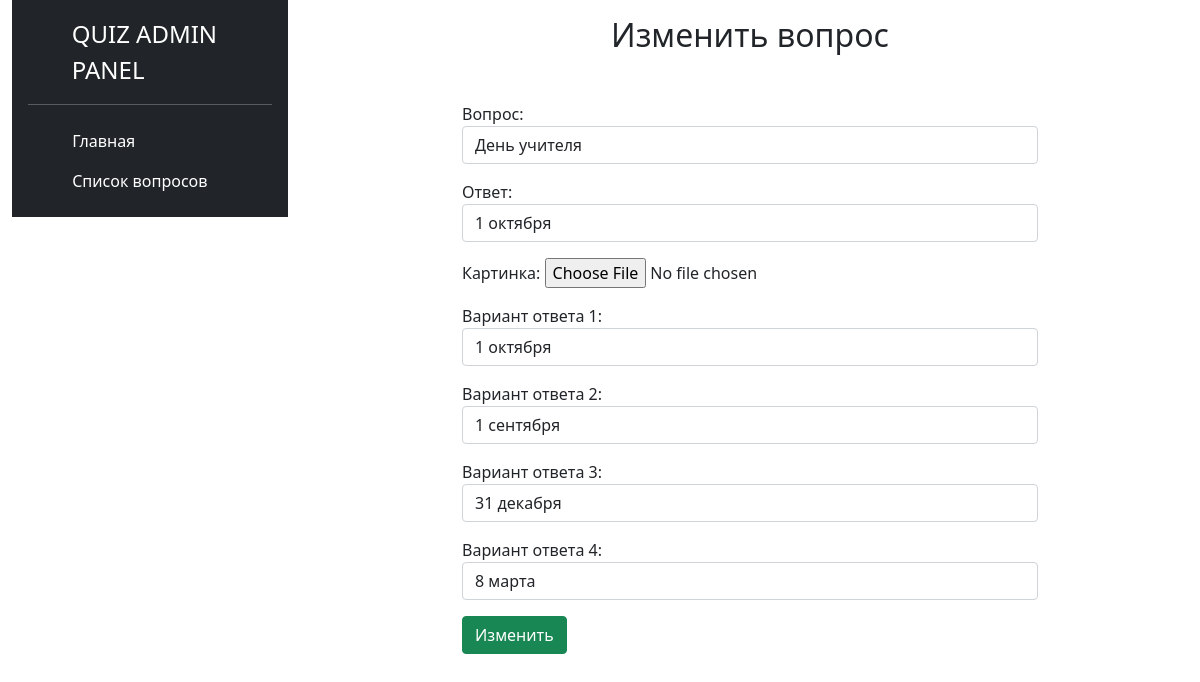
The app's page /question_edit/1 with its own data.
### admin_panel/models.py (models this page shows, shortened)
class Questions(models.Model):
    title = models.CharField(max_length=255, verbose_name="Вопрос")
    answer = models.CharField(max_length=255, verbose_name="Ответ")
    image = models.ImageField(upload_to="question_photos/", verbose_name="Картинка", null=True, blank=True)
    answer_option_one = models.CharField(max_length=255, verbose_name="Вариант ответа 1")
    answer_option_two = models.CharField(max_length=255, verbose_name="Вариант ответа 2")
    answer_option_third = models.CharField(max_length=255, verbose_name="Вариант ответа 3")
    answer_option_four = models.CharField(max_length=255, verbose_name="Вариант ответа 4")
    class Meta:
        verbose_name = "Вопрос"
        verbose_name_plural = "Вопросы"

### admin_panel/views.py (the view, shortened to what this page needs)
# urls.py: path("question_edit/<int:pk>", QuestionEditView.as_view(), name="question_edit")
class QuestionEditView(UpdateView):
    model = Questions
    form_class = QuestionsForm
    template_name = "admin_panel/question_edit.html"
    extra_context = {
        "title": "Изменить вопрос",
    }
    def get_queryset(self):
        return Questions.objects.filter(pk=self.kwargs.get("pk"))

### admin_panel/forms.py
class QuestionsForm(forms.ModelForm):
    class Meta:
        model = Questions
        fields = (
            "title", "answer", "image", "answer_option_one", "answer_option_two", "answer_option_third", "answer_option_four"
        )
        widgets = {
            "title": forms.TextInput(attrs={
                "class": "form-control"
            }),
            "answer": forms.TextInput(attrs={
                "class": "form-control"
            }),
            "answer_option_one": forms.TextInput(attrs={
                "class": "form-control"
            }),
            "answer_option_two": forms.TextInput(attrs={
                "class": "form-control"
            }),
            "answer_option_third": forms.TextInput(attrs={
                "class": "form-control"
            }),
            "answer_option_four": forms.TextInput(attrs={
                "class": "form-control"
            }),
        }

### admin_panel/templates/admin_panel/question_edit.html (shortened to what this page needs)
{% extends 'base.html' %}
{% load crispy_forms_tags %}
{% block content %}
<div class="container-fluid">
    <div class="row justify-content-between">
        <div class="col-md-3">
            {% include 'components/_sidebar.html' %}
        </div>
        <div class="col-md-9">
            <div class="row justify-content-center">
                <h2 class="text-center mt-3 mb-5">Изменить вопрос</h2>
                <form action="" method="post" enctype="multipart/form-data" style="width: 600px">
                    {{ form.as_p }}
                    <button type="submit" class="btn btn-success">Изменить</button>
                </form>
            </div>
        </div>
    </div>
</div>
{% endblock content %}

### records on screen
Questions: title "День учителя", answer "1 октября", answer_option_one "1 октября", answer_option_two "1 сентября", answer_option_third "31 декабря", answer_option_four "8 марта"
